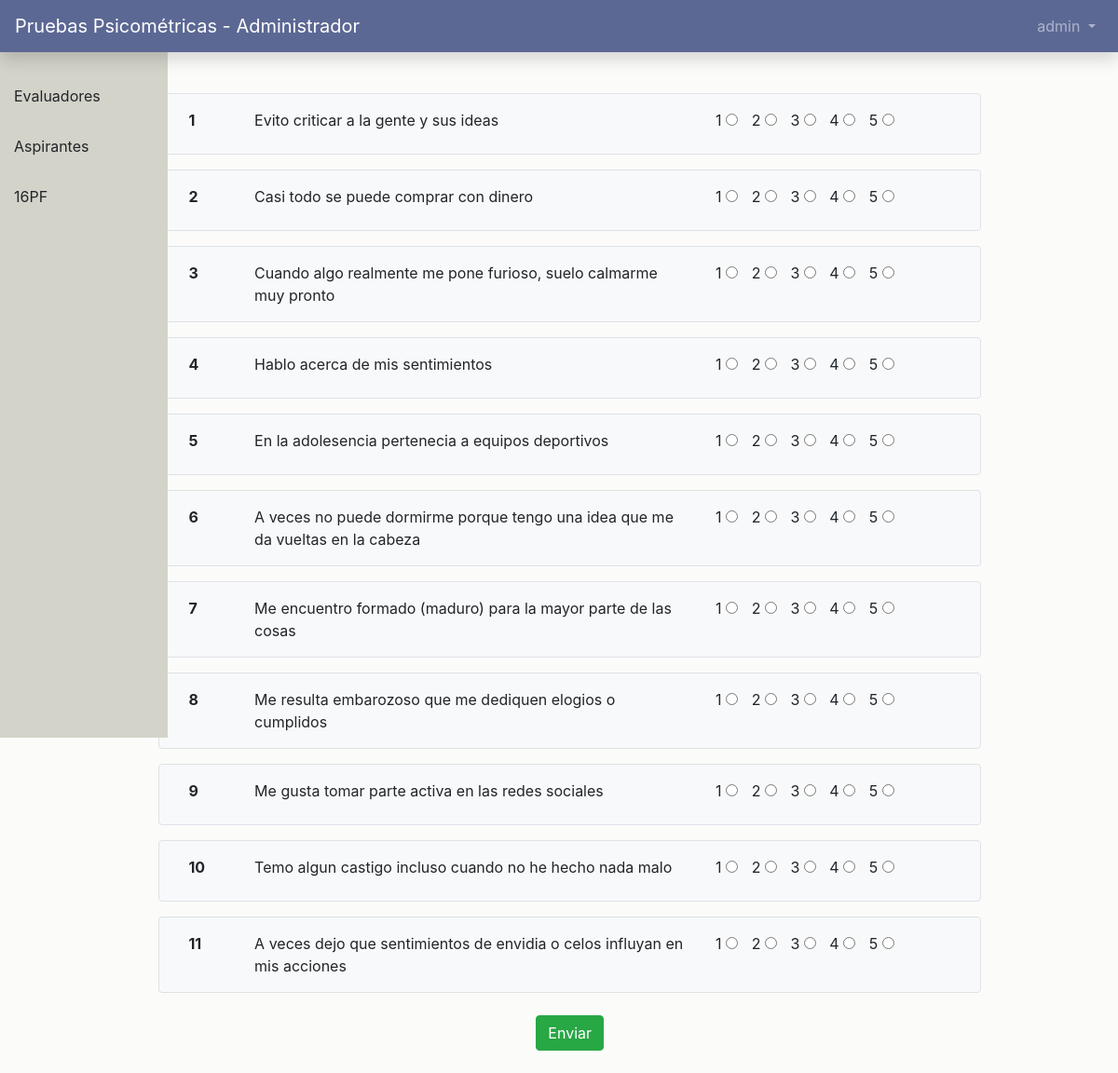
The page /dash/aspirante/16pf (signed in) on the database its author committed.
### users/models.py (models this page shows, shortened)
class CustomUser(AbstractUser):
    role = models.PositiveIntegerField(null=True, blank=True)
    updated_password = models.BooleanField(null=True, blank=True)
    date_born = models.DateField(null=True, blank=True)
    gender = models.CharField(null=True, blank=True, max_length=12)
    def get_role(self):
        return '%s' % (self.role)

### main_app/models.py (models this page shows, shortened)
class Question(models.Model):
    text = models.CharField(max_length=300)
    factor = models.CharField(max_length=300)
    points = models.IntegerField()
    complete = models.BooleanField()
    def __str__(self):
        return self.text

### main_app/views.py (the view)
# urls.py: path('dash/aspirante/16pf', views.aspirante_16pf, name='aspirante_16pf'),
def aspirante_16pf(request):
    if request.method == 'POST':
        ls = Question.objects.all()
        if request.POST.get('puntos'):
            res=Result()
            res.points = request.POST.get('puntos')
            res.usuario = request.user.id
            res.question = Question.objects.get(id=1)
            res.save()
        if request.POST.get('puntos2'):
            res=Result()
            res.points = request.POST.get('puntos2')
            res.usuario = request.user.id
            res.question = Question.objects.get(id=2)
            res.save()
        if request.POST.get('puntos3'):
            res=Result()
            res.points = request.POST.get('puntos3')
            res.usuario = request.user.id
            res.question = Question.objects.get(id=3)
            res.save()
        if request.POST.get('puntos4'):
            res=Result()
            res.points = request.POST.get('puntos4')
            res.usuario = request.user.id
            res.question = Question.objects.get(id=4)
            res.save()
        if request.POST.get('puntos5'):
            res=Result()
            res.points = request.POST.get('puntos5')
            res.usuario = request.user.id
            res.question = Question.objects.get(id=5)
            res.save()
        return redirect('aspirante_16pf2')
    else:
            ls = Question.objects.all()
            return render(request, 'dashboard/aspirante/test16pf.html', { 'ls': ls})

### templates/dashboard/aspirante/test16pf.html (shortened to what this page needs)
{% extends '../index.html' %}
{% load static %}
{% block main_content %}
    <div class="bg-light  border rounded" style="position: fixed; top: 10vh; left: 10px; width: 150px; padding: 10px">
        Tiempo restante: <br> 45 minutos
    </div>
    <section class="content2">
        <div class="container">
            {% for i in ls %}
                <div class="row bg-light mt-3 m-0 p-3 border rounded">
                    <div class="col-1">
                        <b>{{ i.id }}</b>
                    </div>
                    <div class="col-7">
                        {{ i }}
                    </div>
                    <div class="col-4">
                        <label for="" >1</label>
                        <input type="radio" name="{{ i }}">
                        <label for="" style="padding-left: 10px">2</label>
                        <input type="radio" name="{{ i }}">
                        <label for="" style="padding-left: 10px">3</label>
                        <input type="radio" name="{{ i }}">
                        <label for="" style="padding-left: 10px">4</label>
                        <input type="radio" name="{{ i }}">
                        <label for="" style="padding-left: 10px">5</label>
                        <input type="radio" name="{{ i }}">
                    </div>
                </div>
            {% endfor %}
            <div class="row text-center m-4">
                <div class="col-12 text-center">
                    <a class="btn btn-success" href="/dash/aspirante">
                        Enviar
                    </a>
                </div>
            </div>
        </div>
    </section>
{% endblock %}

### templates/navbar.html (shortened to what this page needs)
{% block navbar %}
<nav class="navbar navbar-expand-md navbar-dark mb-4 fixed-top shadow" style="background-color: #5c6894">
    {% if user.get_role == '1' %}
        <a class="navbar-brand" href="{% url 'home' %}">Pruebas Psicométricas - Evaluador</a>
    {% elif user.get_role == '0' %}
        <a class="navbar-brand" href="{% url 'home' %}">Pruebas Psicométricas - Administrador</a>
    {% elif user.get_role == '2' %}
        <a class="navbar-brand" href="{% url 'home' %}">Pruebas Psicométricas - 16PF</a>
    {% else %}
        <a class="navbar-brand" href="{% url 'home' %}">Pruebas Psicométricas</a>
    {% endif %}
    <div class="collapse navbar-collapse" id="navbarCollapse">
        {% if user.is_authenticated %}
        <ul class="navbar-nav ml-auto">
            <li class="nav-item">
                <a
                    class="nav-link dropdown-toggle"
                    href="#"
                    id="userMenu"
                    data-toggle="dropdown"
                    aria-haspopup="true"
                    aria-expanded="false"
                >
                    {{ user.username }}
                </a>
            </li>
        </ul>
        {% endif %}
    </div>
</nav>
{% endblock navbar %}

### static/css/styles.css (style rules this page uses)
body { background-color: #fbfcf9; }
.content2 { padding-top: 7vw; padding-left: 12%; width: 90%; }

### rows shown on the page
CustomUser: username "admin"
Question: id "1", text "Evito criticar a la gente y sus ideas"
Question: id "2", text "Casi todo se puede comprar con dinero"
Question: id "3", text "Cuando algo realmente me pone furioso, suelo calmarme muy pronto"
Question: id "4", text "Hablo acerca de mis sentimientos"
Question: id "5", text "En la adolesencia pertenecia a equipos deportivos"
Question: id "6", text "A veces no puede dormirme porque tengo una idea que me da vueltas en la cabeza"
Question: id "7", text "Me encuentro formado (maduro) para la mayor parte de las cosas"
Question: id "8", text "Me resulta embarozoso que me dediquen elogios o cumplidos"
Question: id "9", text "Me gusta tomar parte activa en las redes sociales"
Question: id "10", text "Temo algun castigo incluso cuando no he hecho nada malo"
Question: id "11", text "A veces dejo que sentimientos de envidia o celos influyan en mis acciones"
